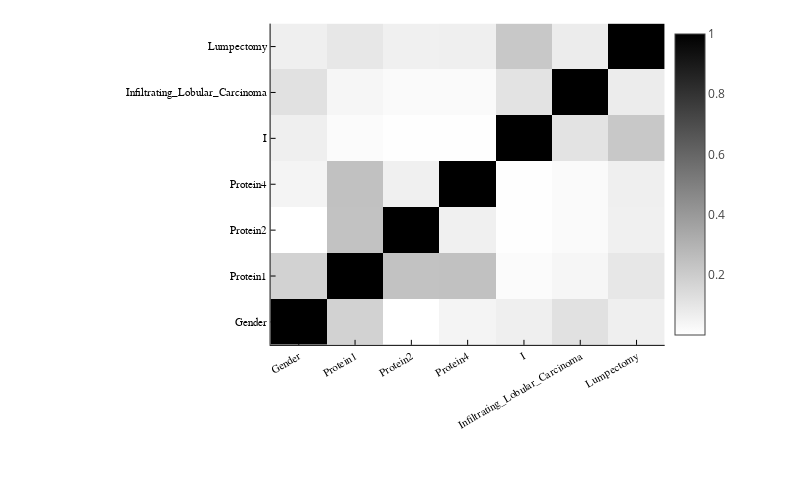

Notebook source saved alongside this figure:
### Markdown cell above
## Correlation Matrix

### Code cell
heatmap([abs(i) for i in cor(Array(brca[:,[2,3,4,6,9,11,13]]))], colorscale = :Greys, reversescale = true,
        grid = false, xticks=(1:7,names(brca[:,[2,3,4,6,9,11,13]])), yticks=(1:7,names(brca[:,[2,3,4,6,9,11,13]])),
        xrotation=30, xtickfontsize=8, ytickfontsize=8, size = (800,500))

### Figure 1 — Plotly figure (JSON) as saved in the notebook; plotly's stock layout.template omitted (floating-point values rounded to 4 significant figures)
{"data": [{"colorbar": {"len": 0.6983, "title": "", "x": 0.8309, "y": 0.643}, "colorscale": "Greys", "name": "y1", "reversescale": true, "showlegend": false, "showscale": true, "type": "heatmap", "x": [0.5, 1.5, 2.5, 3.5, 4.5, 5.5, 6.5, 7.5], "xaxis": "x", "y": [0.5, 1.5, 2.5, 3.5, 4.5, 5.5, 6.5, 7.5], "yaxis": "y", "z": [[1, 0.1771, 0.001804, 0.04506, 0.06265, 0.1177, 0.06507], [0.1771, 1, 0.2391, 0.2426, 0.01671, 0.03671, 0.09586], [0.001804, 0.2391, 1, 0.06083, 0.003889, 0.02147, 0.06233], [0.04506, 0.2426, 0.06083, 1, 0.005548, 0.01958, 0.06532], [0.06265, 0.01671, 0.003889, 0.005548, 1, 0.1102, 0.2176], [0.1177, 0.03671, 0.02147, 0.01958, 0.1102, 1, 0.07516], [0.06507, 0.09586, 0.06233, 0.06532, 0.2176, 0.07516, 1]], "zmax": 1, "zmin": 0.001804}], "layout": {"annotations": [], "height": 500, "legend": {"bgcolor": "rgba(255, 255, 255, 1.000)", "bordercolor": "rgba(0, 0, 0, 1.000)", "borderwidth": 1, "font": {"color": "rgba(0, 0, 0, 1.000)", "family": "sans-serif", "size": 11}, "title": {"font": {"color": "rgba(0, 0, 0, 1.000)", "family": "sans-serif", "size": 15}, "text": ""}, "tracegroupgap": 0, "traceorder": "normal", "x": 1, "xanchor": "auto", "y": 1, "yanchor": "auto"}, "margin": {"b": 20, "l": 0, "r": 0, "t": 20}, "paper_bgcolor": "rgba(255, 255, 255, 1.000)", "plot_bgcolor": "rgba(255, 255, 255, 1.000)", "showlegend": true, "width": 800, "xaxis": {"anchor": "y", "domain": [0.3383, 0.8309], "gridcolor": "rgba(0, 0, 0, 0.100)", "gridwidth": 0.5, "linecolor": "rgba(0, 0, 0, 1.000)", "mirror": false, "range": [0.5, 7.5], "showgrid": false, "showline": true, "showticklabels": true, "tickangle": -30, "tickcolor": "rgb(0, 0, 0)", "tickfont": {"color": "rgba(0, 0, 0, 1.000)", "family": "sans-serif", "size": 11}, "tickmode": "array", "ticks": "inside", "ticktext": ["Gender", "Protein1", "Protein2", "Protein4", "I", "Infiltrating_Lobular_Carcinoma", "Lumpectomy"], "tickvals": [1, 2, 3, 4, 5, 6, 7], "title": "", "titlefont": {"color": "rgba(0, 0, 0, 1.000)", "family": "sans-serif", "size": 15}, "type": "-", "visible": true, "zeroline": false, "zerolinecolor": "rgba(0, 0, 0, 1.000)"}, "yaxis": {"anchor": "x", "domain": [0.2938, 0.9921], "gridcolor": "rgba(0, 0, 0, 0.100)", "gridwidth": 0.5, "linecolor": "rgba(0, 0, 0, 1.000)", "mirror": false, "range": [0.5, 7.5], "showgrid": false, "showline": true, "showticklabels": true, "tickangle": 0, "tickcolor": "rgb(0, 0, 0)", "tickfont": {"color": "rgba(0, 0, 0, 1.000)", "family": "sans-serif", "size": 11}, "tickmode": "array", "ticks": "inside", "ticktext": ["Gender", "Protein1", "Protein2", "Protein4", "I", "Infiltrating_Lobular_Carcinoma", "Lumpectomy"], "tickvals": [1, 2, 3, 4, 5, 6, 7], "title": "", "titlefont": {"color": "rgba(0, 0, 0, 1.000)", "family": "sans-serif", "size": 15}, "type": "-", "visible": true, "zeroline": false, "zerolinecolor": "rgba(0, 0, 0, 1.000)"}}}
